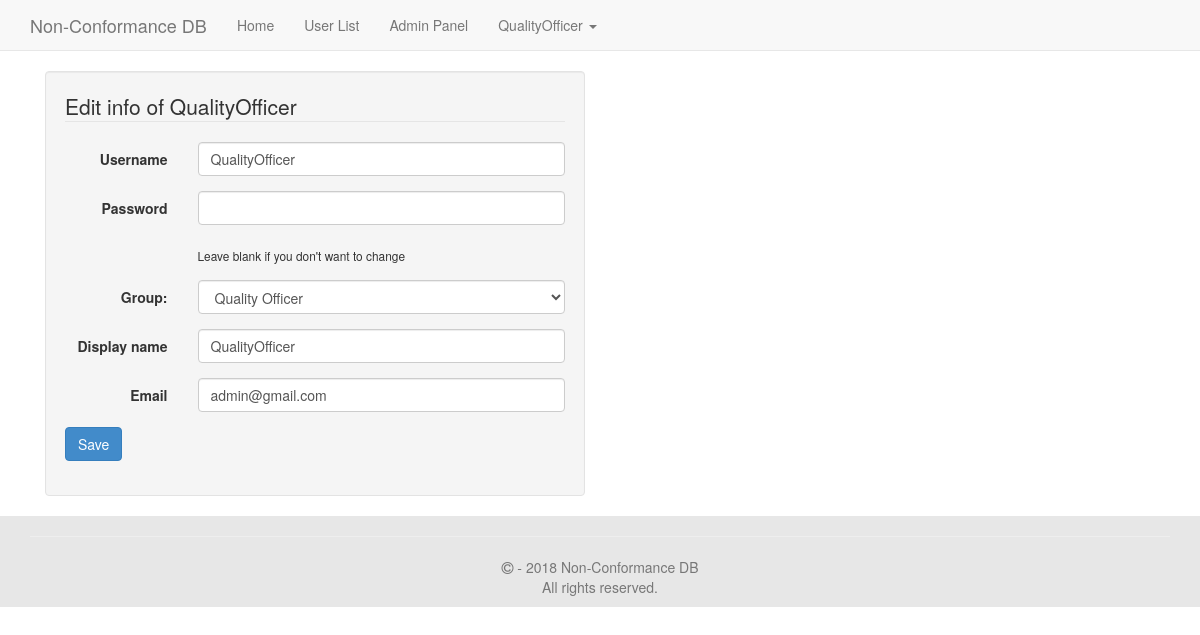
/user.php?id=1 (signed in), run on the app's committed database.
### tables this page shows
CREATE TABLE `mls_settings` (
  `settings_id` int(11) NOT NULL,
  `site_name` varchar(255) NOT NULL DEFAULT 'Demo Site',
  `url` varchar(300) NOT NULL,
  `admin_email` varchar(255) NOT NULL,
  `max_ban_period` int(11) NOT NULL DEFAULT '10',
  `register` int(11) NOT NULL DEFAULT '1',
  `email_validation` int(11) NOT NULL DEFAULT '0',
  `captcha` int(11) NOT NULL
);

CREATE TABLE `mls_users` (
  `userid` int(11) NOT NULL,
  `username` varchar(50) NOT NULL,
  `display_name` varchar(255) NOT NULL,
  `password` varchar(50) NOT NULL,
  `email` varchar(255) NOT NULL,
  `key` varchar(50) NOT NULL,
  `validated` varchar(100) NOT NULL,
  `groupid` int(11) NOT NULL DEFAULT '2',
  `lastactive` int(11) NOT NULL,
  `showavt` int(11) NOT NULL DEFAULT '1',
  `banned` int(11) NOT NULL,
  `regtime` int(11) NOT NULL,
  `department_id` varchar(100) NOT NULL
);

### inc/init.php (called while the page is built, shortened)
<?php
$set = new stdClass();
$page = new stdClass();
include "settings.php";
include MLS_ROOT."/lib/mysql.class.php";
include MLS_ROOT."/lib/users.class.php";
include MLS_ROOT."/lib/options.class.php";
$db = new SafeMySQL(array(
	'host' 	=> $set->db_host,
	'user'	=> $set->db_user,
	'pass'	=> $set->db_pass,
	'db'=> $set->db_name));
if(!($db_set = $db->getRow("SELECT * FROM `".MLS_PREFIX."settings` ORDER BY settings_id DESC LIMIT 1"))) {
	header("Location: install.php");
	exit;
}
$set = (object)array_merge((array)$set,(array)$db_set);
$presets = new presets;
$user = new User($db);
$options = new Options;

### inc/settings.php (called while the page is built, shortened)
<?php
$set->db_host = 'localhost';
$set->db_user = 'root';
$set->db_pass = 'root';
$set->db_name = 'monkey_incident_tracking';

### lib/mysql.class.php (called while the page is built, shortened)
<?php
class SafeMySQL
{
    private $conn;
    public $asObj;
    private $defaults = array(
        'host'      => 'localhost',
        'user'      => 'root',
        'pass'      => '',
        'db'        => 'test',
        'port'      => NULL,
        'socket'    => NULL,
        'pconnect'  => FALSE,
        'charset'   => 'utf8',
        'errmode'   => 'error',
        'exception' => 'Exception',
        'asObj'     => true,
    );
    function __construct($opt = array())
    {
        $opt = array_merge($this->defaults,$opt);
        $this->asObj = $opt['asObj'];
        @$this->conn = mysqli_connect($opt['host'], $opt['user'], $opt['pass'], $opt['db'], $opt['port'], $opt['socket']);
        mysqli_set_charset($this->conn, $opt['charset']) or $this->error(mysqli_error($this->conn));
    }
    public function ret($value)
    {
        if($this->asObj)
            return (object)$value;
        else
            return $value;
    }
    public function fetch($result,$mode=self::RESULT_ASSOC)
    {
        return mysqli_fetch_array($result, $mode);
    }
    public function getRow()
    {
        $query = $this->prepareQuery(func_get_args());
        if ($res = $this->rawQuery($query)) {
            $ret = $this->fetch($res);
            return $this->ret($ret);
        }
        return FALSE;
    }
    public function getAll()
    {
        $ret   = array();
        $query = $this->prepareQuery(func_get_args());
        if ( $res = $this->rawQuery($query) )
        {
            while($row = $this->fetch($res))
            {
                $ret[] = $this->ret($row);
            }
        }
        return $ret;
    }
    private function rawQuery($query)
    {
        $start = microtime(TRUE);
        $res   = mysqli_query($this->conn, $query);
        $timer = microtime(TRUE) - $start;
        return $res;
    }
    private function prepareQuery($args)
    {
        $query = '';
        $raw   = array_shift($args);
        $array = preg_split('~(\?[nsiuap])|(:[A-Za-z0-9]+)~u'," ".$raw,null,PREG_SPLIT_DELIM_CAPTURE);
        $anum  = count($args);
        $array = array_values(array_filter($array));
        preg_match("~:([A-Za-z0-9]+)~u", $raw, $match);
        $named = count($match);
        if($named)
            $vals = array_shift($args);
        else
            $vals = array();
        $pnum  = floor(count($array) / 2) - floor(count($vals)/2);
        foreach ($array as $i => $part)
        {
            if ( ($i % 2) == 0 )
            {
                $query .= $part;
                continue;
            }
            $value = array_shift($args);
            switch ($part)
            {
                case '?i':
                    $part = $this->escapeInt($value);
                    break;
            }
            $query .= $part;
        }
        return $query;
    }
    private function escapeInt($value)
    {
        return $value;
    }
}

### lib/users.class.php (called while the page is built, shortened)
<?php
class User {
	var $db;
	var $data;
	var $group;
	function __construct($db) {
		$this->db = $db;
		$this->data = new stdClass();
		if($this->islg()){
			$this->data = $this->grabData($_SESSION['user']);
		}
		$this->group = $this->getGroup();
	}
	function islg() {
		if(isset($_SESSION['user']))
			return true;
		return false;
	}
	function getGroup($userid = 0) {
		if(!$userid)
			return $this->db->getRow("SELECT * FROM `".MLS_PREFIX."groups` WHERE `groupid` = ?i", $this->data->groupid);
		$u = $this->db->getRow("SELECT `groupid` FROM `".MLS_PREFIX."users` WHERE `userid` = ?i", $userid);
		return $this->db->getRow("SELECT * FROM `".MLS_PREFIX."groups` WHERE `groupid` = ?i", $u->groupid);
	}
	function exists($userid) {
		if($this->db->getRow("SELECT `userid` FROM `".MLS_PREFIX."users` WHERE `userid` = ?i", $userid))
			return TRUE;
		return FALSE;
	}
	function grabData($userid) {
		return $this->db->getRow("SELECT * FROM `".MLS_PREFIX."users` WHERE `userid` = ?i", $userid);
	}
	function isAdmin($userid = 0) {
		if(!$userid)
			if($this->group->type >= 2)
				return TRUE;
			else
				return FALSE;
		return FALSE;
	}
}

### lib/options.class.php (called while the page is built, shortened)
<?php
class Options
{
	public function html($string) {
		return htmlentities($string, ENT_QUOTES);
	}
}

### user.php (the view, shortened to what this page needs)
<?php
include "inc/init.php";
if(isset($_GET['id']) && $user->group->canedit && $user->exists($_GET['id'])) {
	$uid = (int)$_GET['id'];
	$can_edit = 1;
}else{
	$uid = $user->data->userid;
	$can_edit = 0;
}
$u = $db->getRow("SELECT * FROM `".MLS_PREFIX."users` WHERE `userid` = ?i", $uid);
$page->title = "Edit info of ". $options->html($u->username);
include 'header1.php';
echo "
<div class=\"container\"><div class='col-md-6'>";
if(isset($_GET['password']) && ($user->data->userid == $u->userid)) {
	echo "<form class='form-horizontal well' action='#' method='post'>
		        <fieldset>
		            <legend>Change Password</legend>
		            <div class='form-group'>
		              <div class='control-label col-md-5'>
		                <label>Old Password</label>
		              </div>
		              <div class='col-md-7'>
		                <input type='password' name='oldpass' class='form-control'>
		              </div>
		            </div>
		            <div class='form-group'>
		              <div class='control-label col-md-5'>
		                <label>New Password</label>
		              </div>
		              <div class='col-md-7'>
		                <input type='password' name='newpass' class='form-control'>
		              </div>
		            </div>
		            <div class='form-group'>
		              <div class='control-label col-md-5'>
		                <label>New Password Again</label>
		              </div>
		              <div class='col-md-7'>
		                <input type='password' name='newpass2' class='form-control'>
		              </div>
		            </div>
		            <div class='form-group col-md-12'>
		              <div class='col-md-offset-2'>
		              <button type='submit' id='submit' class='btn btn-primary'>Save</button>
		              </div>
		            </div>
		          </fieldset>
		    </form>
		    <a href='?'>Edit Info</a>";
} else {
	echo "<form class='form-horizontal well' action='#' method='post'>
		        <fieldset>
		            <legend>Edit info of ".$options->html($u->username)."</legend>";
if($can_edit) {
	$groups = $db->getAll("SELECT * FROM `".MLS_PREFIX."groups` ORDER BY `type`,`priority`");
	$show_groups = '';
	foreach($groups as $group)
		if($group->groupid != 1)
			if($group->groupid == $u->groupid)
				$show_groups .= "<option value='$group->groupid' selected='1'>".$group->name."</option>";
			else
				$show_groups .= "<option value='$group->groupid'>".$group->name."</option>";
	echo "
	    <div class='form-group'>
	      <div class='control-label col-md-3'>
	        <label>Username</label>
	      </div>
	      <div class='col-md-9'>
	        <input type='text' name='username' class='form-control' value='".$options->html($u->username)."'>
	      </div>
	    </div>
	    <div class='form-group'>
	      <div class='control-label col-md-3'>
	        <label>Password</label>
	      </div>
	      <div class='col-md-9'>
	        <input type='text' name='password' class='form-control'><br/>
	        <small>Leave blank if you don't want to change</small>
	      </div>
	    </div>
		<div class='form-group'>
		  <label class='control-label col-md-3' for='selectbasic'>Group: </label>
		  <div class='col-md-9'>
		    <select id='selectbasic' name='groupid' class='form-control' ".($user->isAdmin() ? "" : "disabled='disabled'").">
				$show_groups
		    </select>
		  </div>
		</div>
	";
}
echo "
        <div class='form-group'>
          <div class='control-label col-md-3'>
            <label>Display name</label>
          </div>
          <div class='col-md-9'>
            <input type='text' name='display_name' class='form-control' value='".$options->html($u->display_name)."'>
          </div>
        </div>
        <div class='form-group'>
          <div class='control-label col-md-3'>
            <label>Email</label>
          </div>
          <div class='col-md-9'>
            <input type='text' name='email' class='form-control' value='".$options->html($u->email)."'>
          </div>
        </div>
        <div class='form-group col-md-12' >
          <div class='controls'>
          <button type='submit' id='submit' class='btn btn-primary'>Save</button>
          </div>
        </div>
      </fieldset>
</form>";
}
echo "</div>
	</div>";
include 'footer.php';

### header1.php (shortened to what this page needs)
<?php
    if($page->navbar == array())
        $page->navbar = $presets->GenerateNavbar();
?>
<!DOCTYPE html>
<html class="no-js" xmlns:display="http://www.w3.org/1999/xhtml">
    <head>
        <link rel="stylesheet" href="<?php echo $set->url; ?>/css/bootstrap.min.css">
        <link rel="stylesheet" href="css/font-awesome.min.css">
        <link rel="stylesheet" href="css/owl.carousel.css">
        <link rel="stylesheet" href="css/animate.css">
        <link rel="stylesheet" href="https://code.jquery.com/ui/1.12.1/themes/base/jquery-ui.css">
        <link rel="stylesheet" href="https://cdnjs.cloudflare.com/ajax/libs/metisMenu/2.7.0/metisMenu.min.css">
        <link rel="stylesheet" href="https://cdnjs.cloudflare.com/ajax/libs/bootstrap-table/1.11.1/bootstrap-table.min.css">
        <link rel="stylesheet" href="<?php echo $set->url; ?>/css/bootstrap-table.css">
        <link rel="stylesheet" href="<?php echo $set->url; ?>/css/main.css">
        <link rel="stylesheet" href="<?php echo $set->url; ?>/css/wizard.css">
        <link rel="stylesheet" href="<?php echo $set->url; ?>/js/datepicker/css/datepicker.css">
        <link rel="stylesheet" href="<?php echo $set->url; ?>/css/responsive.css">
    </head>
    <body>
        <div id="app">
            <nav class="navbar navbar-default navbar-static-top">
                <div class="container">
                    <div class="navbar-header">
                        <a class="navbar-brand" href="<?php echo $set->url?>">
                            <?php echo $set->site_name ?>
                        </a>
                    </div>
                    <div class="collapse navbar-collapse" id="app-navbar-collapse">
                        <ul class="nav navbar-nav">
                        <?php
                            if($user->islg())
                            {
                                foreach ($page->navbar as $key => $v)
                                {
                                    if ($v[0] == 'item')
                                    {
                                        echo "<li".($v[1]['class'] ? " class='".$v[1]['class']."'" : "").">
                                            <a href='".$v[1]['href']."'>".$v[1]['name']."</a></li>";
                                    } else if($v[0] == 'dropdown')
                                    {
                                        echo "
                                            <li class='dropdown".
                                            ($v['class'] ? " ".$v['class'] : "")."'".
                                            ($v['style'] ? " style='".$v['style']."'" : "").">
                                            <a href='#' class='dropdown-toggle' data-toggle='dropdown'>".$v['name']." <b class='caret'></b></a>
                                            <ul class='dropdown-menu'>";
                                        echo "</ul></li>";
                                    }
                                }
                            }
                            ?>
                        </ul>
                    </div>
                </div>
            </nav>
        </div>

### footer.php (shortened to what this page needs)
	<footer class="footer footer-static-bottom" style="color: black; background-color: #e7e7e7">
		<div class="container" style="text-align:center">
			<hr>
			<p class="text-muted"><span class="fa fa-copyright"></span> -
				<?php echo date('Y')." ". $set->site_name;?>
				<br> All rights reserved.
			</p>
		</div>
	</footer>
	</body>
</html>

### data on the page
mls_settings: site_name "Non-Conformance DB", name "Home"
mls_users: name "QualityOfficer", username "QualityOfficer", display_name "QualityOfficer", email "admin@gmail.com"

### other printed values
$v[1]['name'] "User List"
$v[1]['name'] "Admin Panel"
form field groupid "Quality Officer"
